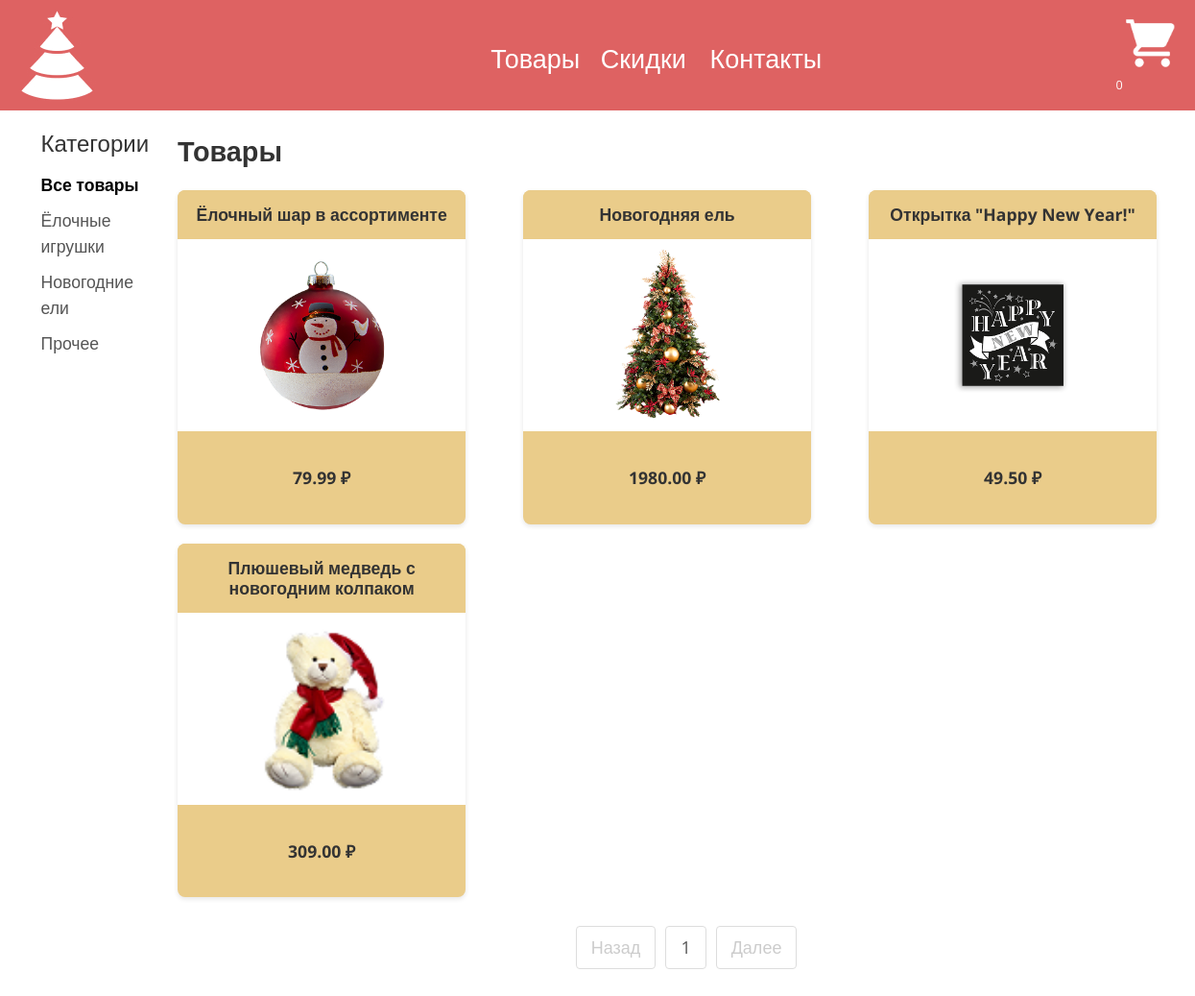
/shop/, run on an earlier commit of the app's database.
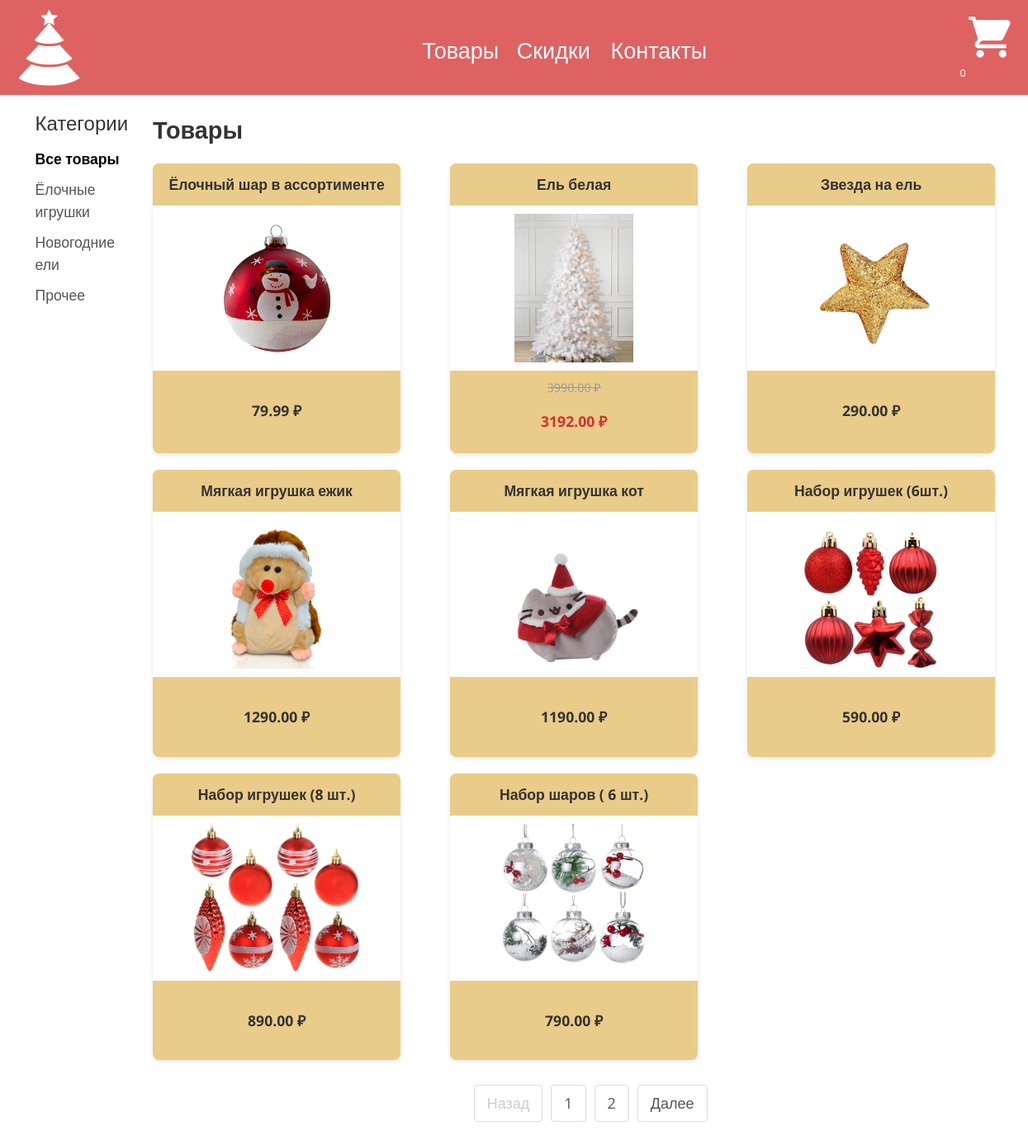
And on a later commit of the database.
### main/models.py (models this page shows, shortened)
class Category(models.Model):
    name = models.CharField(max_length=20,
                            unique=True)
    slug = models.SlugField(max_length=20,
                            unique=True)
    class Meta:
        ordering = ['name']
        indexes = [models.Index(fields=['name'])]
        verbose_name = 'category'
        verbose_name_plural = 'categories'
    def get_absolute_url(self):
        return reverse("main:product_list_by_category",
                       args=[self.slug])

class Product(models.Model):
    category = models.ForeignKey(Category,
                                 related_name='products',
                                 on_delete=models.CASCADE)
    name = models.CharField(max_length=27)
    slug = models.SlugField(max_length=50)
    image = models.ImageField(upload_to='products/%Y/%m/%d',
                              blank=True)
    description = models.TextField(blank=True)
    price = models.DecimalField(max_digits=10,
                                decimal_places=2)
    available = models.BooleanField(default=True)
    created = models.DateTimeField(auto_now_add=True)
    updated = models.DateTimeField(auto_now=True)
    discount = models.DecimalField(default=0.00, max_digits=4,
                                   decimal_places=2)
    class Meta:
        ordering = ['name']
        indexes = [
            models.Index(fields=['id', 'slug']),
            models.Index(fields=['name']),
            models.Index(fields=['-created']),
        ]
    def get_absolute_url(self):
        return reverse('main:product_detail',
                       args=[self.slug])
    def sell_price(self):
        if self.discount:
            return round(self.price - self.price * self.discount / 100, 2)
        return self.price

### main/views.py (the view)
# urls.py: path('shop/', views.product_list, name='product_list'),
def product_list(request, category_slug=None):
    page = request.GET.get('page', 1)
    category = None
    categories = Category.objects.all()
    products = Product.objects.filter(available=True)
    paginator = Paginator(products, 8)
    current_page = paginator.page(int(page))
    if category_slug:
        category = get_object_or_404(Category,
                                     slug=category_slug)
        paginator = Paginator(products.filter(category=category), 8)
        current_page = paginator.page(int(page))
    return render(request,
                  'main/product/list.html',
                  {'category': category,
                   'categories': categories,
                   'products': current_page,
                   'slug_url': category_slug})

### cart/cart.py (called while the page is built)
    def __len__(self):
        return sum(item['quantity'] for item in self.cart.values())

### cart/context_processors.py (called while the page is built)
def cart(request):
    return{'cart' : Cart(request)}

### main/templates/main/product/list.html (shortened to what this page needs)
{% extends "main/base.html" %}
{% load static %}
{% block content %}
    <div class="list">
        <div class="sidebar">
            <h3>Категории</h3>
            <ul>
                <li {% if not category %}class="selected"{% endif %}>
                    <a href="{% url "main:product_list" %}">Все товары</a>
                </li>
                {% for c in categories %}
                    <li {% if category.slug == c.slug %}class="selected"{% endif %}>
                        <a href="{{ c.get_absolute_url}}">{{ c.name }}</a>
                    </li>
                {% endfor %}
            </ul>
        </div>
        <div class="main">
            <div class="main-title">
                {% if category %}{{ category.name}}{%else%}Товары{% endif %}
            </div>
            <div class="product-list">
                <div class="item">
                    {% for product in products %}
                        <div class="item">
                            <a href="{{product.get_absolute_url}}" class="home-card">
                                <h5 class="title-card">{{product.name}}</h5>
                                <img src="{{ product.image.url }}" alt="" class="card-img">
                                {% if product.discount %}
                                    <div class="card-discount">
                                        <p class="line">{{ product.price }} ₽</p>
                                        <p>{{ product.sell_price }} ₽</p>
                                    </div>
                                {% else %}
                                    <p class="price">{{ product.price }} ₽</p>
                                {% endif %}
                            </a>
                        </div>
                    {% endfor %}
                </div>
            </div>
            <ul class="pagination">
                <li class="{% if not products.has_previous %}disabled{% endif %}">
                    <a href="{% if products.has_previous %}?page={{ products.previous_page_number }}{% endif %}">Назад</a>
                </li>
                {% for page in products.paginator.page_range %}
                    {% if page >= products.number|add:-2 and page <= products.number|add:2 %}
                        <li>
                            <a href="?page={{ page }}" class="{% if products.number == page %}disabled{% endif %}">{{ page }}</a>
                        </li>
                    {% endif %}
                {% endfor %}
                <li class="{% if not products.has_next %}disabled{% endif %}">
                    <a href="{% if products.has_next %}?page={{ products.next_page_number }}{% endif %}">Далее</a>
                </li>
            </ul>
        </div>
    </div>
{% endblock content %}

What changed in the data, as far as the page shows it:
no longer on this page (row edited): Product: name "Новогодняя ель", image (picture), price "1980.00"
no longer on this page (row unchanged): Product: name "Открытка \"Happy New Year!\"", image (picture), price "49.50"
no longer on this page (row edited): Product: name "Плюшевый медведь с новогодним колпаком", image (picture), price "309.00"
added Product: name "Ель белая", image (picture), price "3990.00", sell_price "3192.00"
added Product: name "Звезда на ель", image (picture), price "290.00"
added Product: name "Мягкая игрушка ежик", image (picture), price "1290.00"
added Product: name "Мягкая игрушка кот", image (picture), price "1190.00"
added Product: name "Набор игрушек (6шт.)", image (picture), price "590.00"
added Product: name "Набор игрушек (8 шт.)", image (picture), price "890.00"
added Product: name "Набор шаров ( 6 шт.)", image (picture), price "790.00"
Also different on the page:
new list line: "2"
